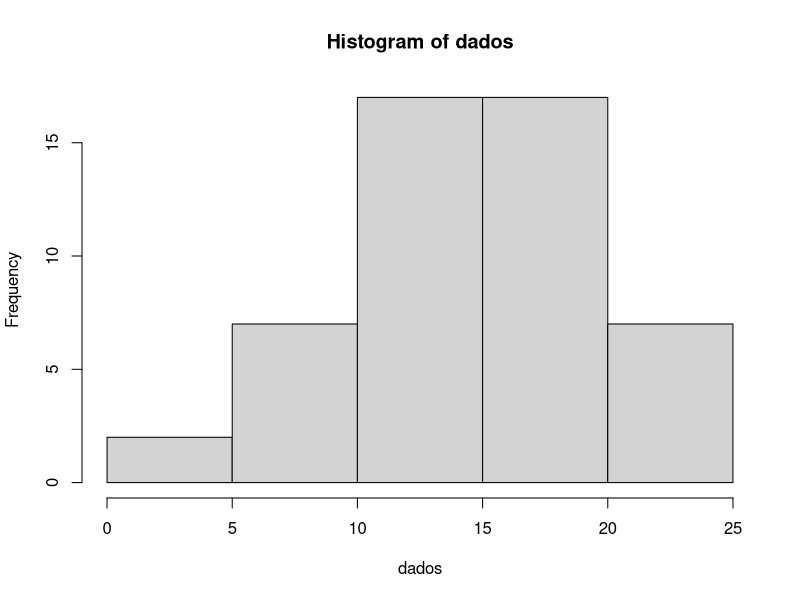
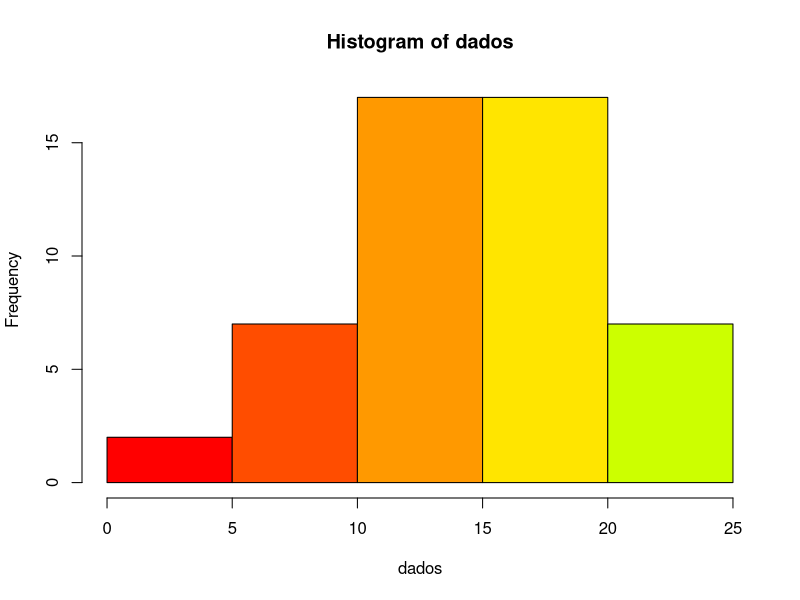
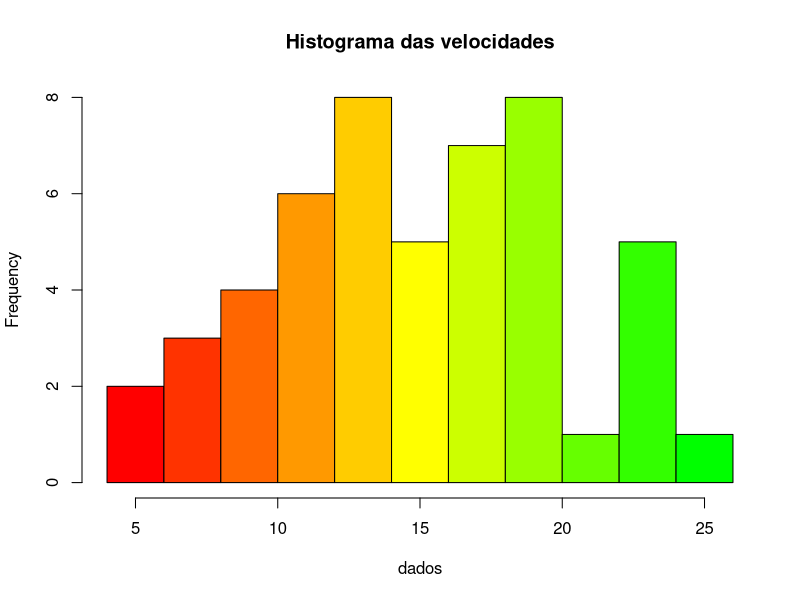
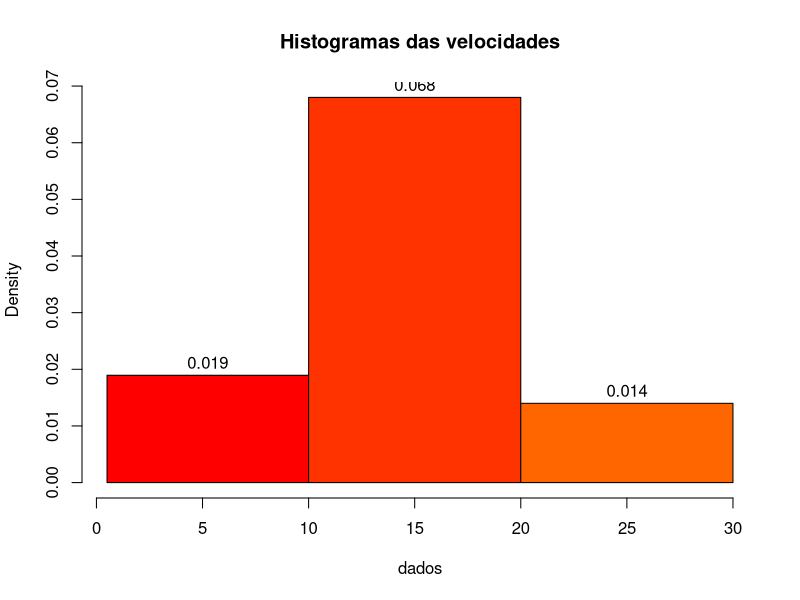
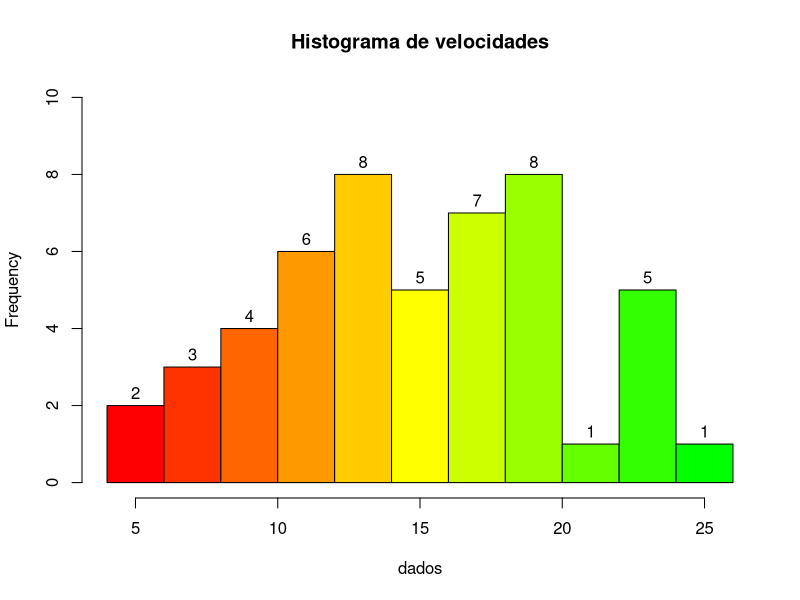
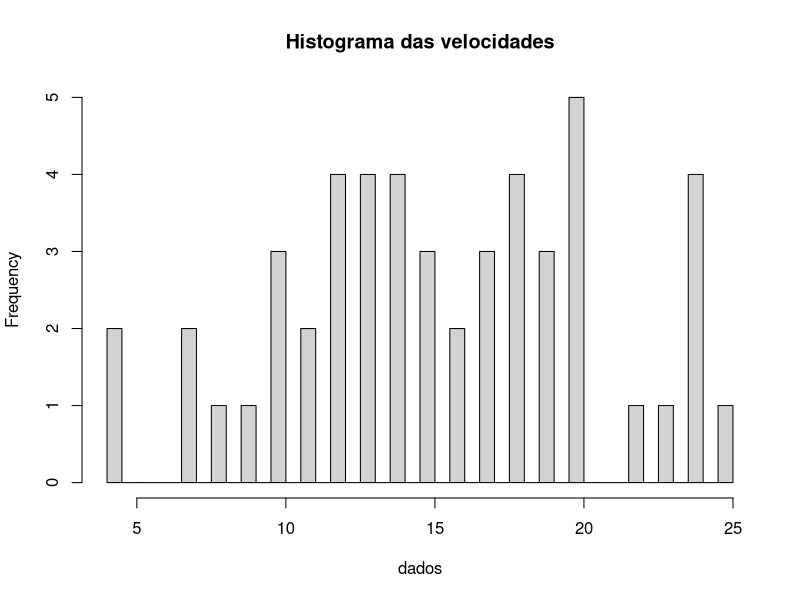

R code for these plots, in order: (Note: this script raises an error after producing the figures.)
?cars
View(cars)
dados= cars$speed
dados

#construindo um histograma
?hist
hist(dados)
hist(dados, col=rainbow(20))

hist(dados, breaks = 10, col = rainbow(30), main = "Histograma das velocidades")
hist(dados, labels = T, col=rainbow(30), breaks = c(0.5,10,20,30), main = "Histogramas das velocidades")
hist(dados, labels = T, ylim = c(0,10), breaks = 10, col = rainbow(30), main = "Histograma de velocidades")

grafico <- hist(dados, breaks = 30, main = "Histograma das velocidades")

xaxis = seq(min(dados), max(dados), length = 30)
yaxis = dnorm(xaxis, mean = mean(dados), sd = sd(dados))
yaxis = yaxis*diff(grafico$mids)*length(dados)

lines(xaxis, yaxis, col="red")


                            